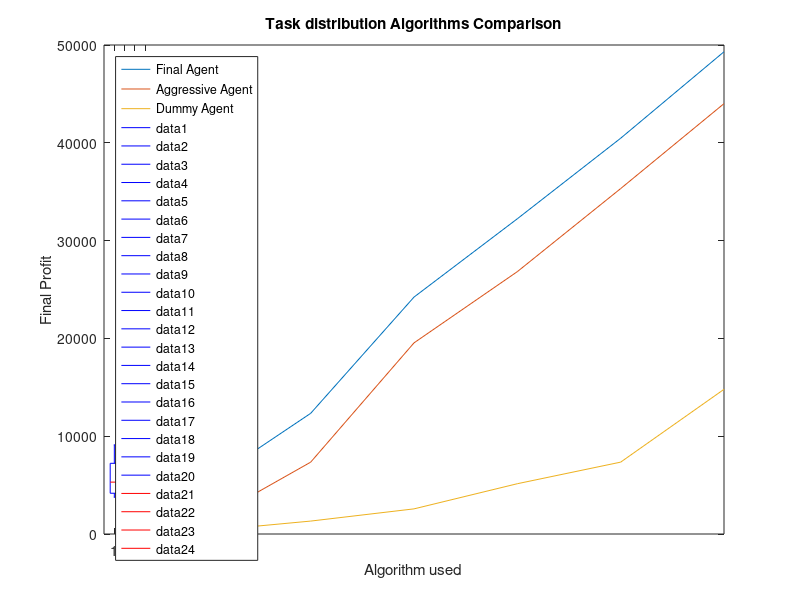

Recreate this plot in MATLAB.
clc
clear all 
close all

%%

nTasks = [10 20 30 40 50 60];

final = [       1207 8677 -2289 13406;...
                3838 22648 856 22009;...
                5990 41144 2234 47529;...
                8749 52919 4333 62928;...
                9782 65138 5408 81542;...
                11781 79032 6586 99839];

aggressive = [  -2792 2062 -2576 8792;...
                -2063 16033 -1982 17395;...
                1032 34529 -305 42915;...
                1501 46304 1187 58314;...
                4013 58523 1815 76928;...
                5482 72417 2896 95225];

dummy = [       0 0 665 665;...
                798 798 1845 1845;...
                1849 1849 3291 3291;...
                4734 4734 5550 5550;...
                6173 6173 8524 8524;...
                15339 15339 14247 14247];
            
plot(nTasks, mean(final,2)); hold on
plot(nTasks, mean(aggressive,2)); 
plot(nTasks, mean(dummy,2)); 
legend('Final Agent', 'Aggressive Agent', 'Dummy Agent','Location','northwest');
xlabel('Number of Tasks');
ylabel('Average Final Profit');
title('Comparison between Agents');


%%
clc
close all
clear all

dd = [6500 7989 7989 3921 4231 4192];

fd = [8677 7154 7143 3994 3635 3684];

ff = [9121 6165 7583 4445 3752 4075];

p  = [9098 7056 7539 4486 3789 4146];

boxplot([ff' fd' dd' p'], 'labels', {'1','2','3','4'});
xlabel('Algorithm used')
ylabel('Final Profit')
title('Task distribution Algorithms Comparison')























